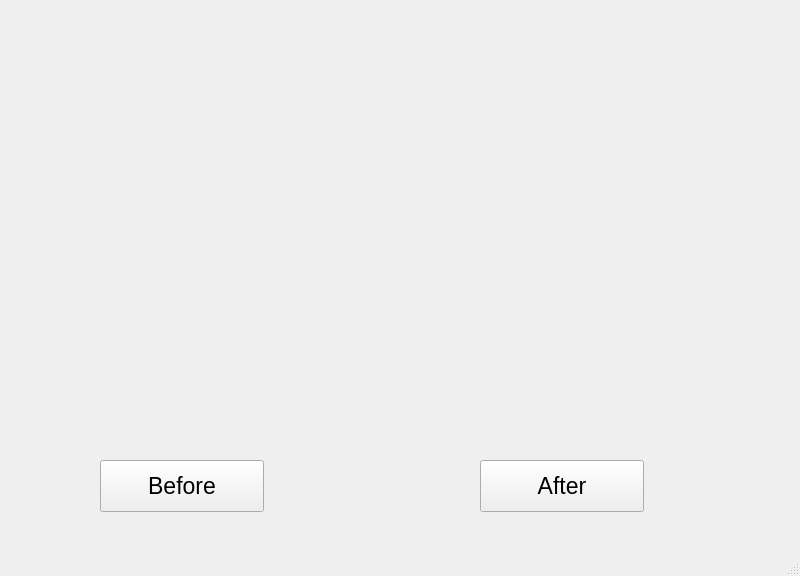
<?xml version="1.0" encoding="UTF-8"?>
<ui version="4.0">
 <class>MainWindow</class>
 <widget class="QMainWindow" name="MainWindow">
  <property name="geometry">
   <rect>
    <x>0</x>
    <y>0</y>
    <width>800</width>
    <height>576</height>
   </rect>
  </property>
  <property name="windowTitle">
   <string>MainWindow</string>
  </property>
  <widget class="QWidget" name="centralwidget">
   <widget class="QPushButton" name="pushButton">
    <property name="geometry">
     <rect>
      <x>100</x>
      <y>460</y>
      <width>164</width>
      <height>52</height>
     </rect>
    </property>
    <property name="font">
     <font>
      <pointsize>17</pointsize>
     </font>
    </property>
    <property name="text">
     <string>Before</string>
    </property>
   </widget>
   <widget class="QPushButton" name="pushButton_2">
    <property name="geometry">
     <rect>
      <x>480</x>
      <y>460</y>
      <width>164</width>
      <height>52</height>
     </rect>
    </property>
    <property name="font">
     <font>
      <pointsize>17</pointsize>
     </font>
    </property>
    <property name="text">
     <string>After</string>
    </property>
   </widget>
  </widget>
  <widget class="QMenuBar" name="menubar">
   <property name="geometry">
    <rect>
     <x>0</x>
     <y>0</y>
     <width>800</width>
     <height>22</height>
    </rect>
   </property>
  </widget>
  <widget class="QStatusBar" name="statusbar"/>
 </widget>
 <resources/>
 <connections/>
</ui>
